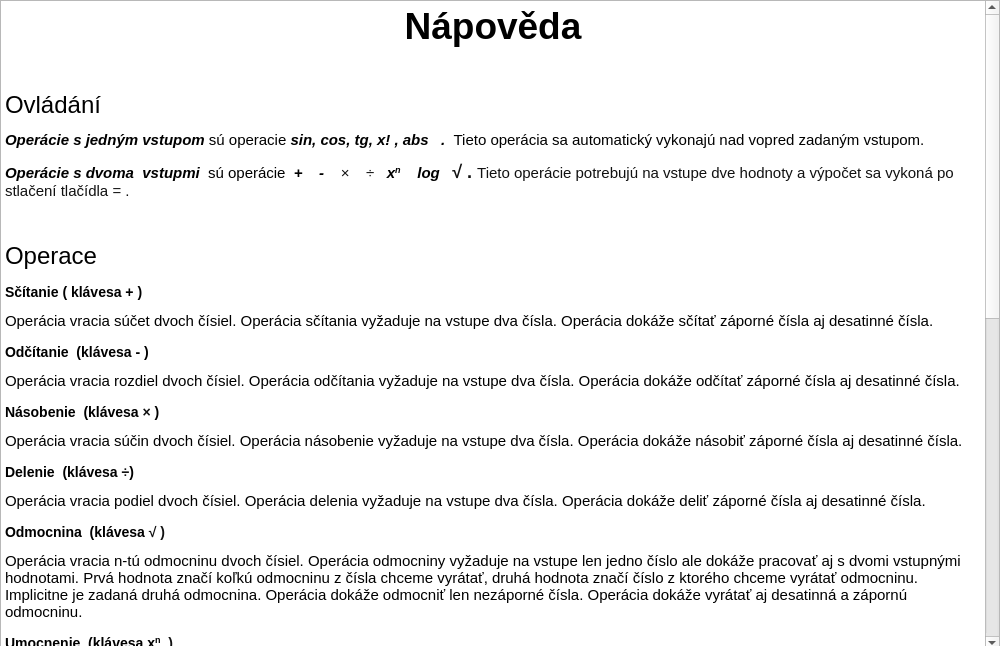
<?xml version="1.0" encoding="UTF-8"?>
<ui version="4.0">
 <class>Help</class>
 <widget class="QMainWindow" name="Help">
  <property name="geometry">
   <rect>
    <x>0</x>
    <y>0</y>
    <width>1000</width>
    <height>646</height>
   </rect>
  </property>
  <property name="sizePolicy">
   <sizepolicy hsizetype="Expanding" vsizetype="Expanding">
    <horstretch>0</horstretch>
    <verstretch>0</verstretch>
   </sizepolicy>
  </property>
  <property name="maximumSize">
   <size>
    <width>1000</width>
    <height>1000</height>
   </size>
  </property>
  <property name="windowTitle">
   <string>Help</string>
  </property>
  <widget class="QWidget" name="centralwidget">
   <property name="sizePolicy">
    <sizepolicy hsizetype="Expanding" vsizetype="Expanding">
     <horstretch>0</horstretch>
     <verstretch>0</verstretch>
    </sizepolicy>
   </property>
   <property name="minimumSize">
    <size>
     <width>0</width>
     <height>0</height>
    </size>
   </property>
   <widget class="QTextBrowser" name="textBrowser">
    <property name="enabled">
     <bool>true</bool>
    </property>
    <property name="geometry">
     <rect>
      <x>0</x>
      <y>0</y>
      <width>1000</width>
      <height>651</height>
     </rect>
    </property>
    <property name="sizePolicy">
     <sizepolicy hsizetype="Expanding" vsizetype="Expanding">
      <horstretch>0</horstretch>
      <verstretch>0</verstretch>
     </sizepolicy>
    </property>
    <property name="minimumSize">
     <size>
      <width>0</width>
      <height>0</height>
     </size>
    </property>
    <property name="maximumSize">
     <size>
      <width>1000</width>
      <height>1000</height>
     </size>
    </property>
    <property name="sizeIncrement">
     <size>
      <width>0</width>
      <height>0</height>
     </size>
    </property>
    <property name="autoFillBackground">
     <bool>false</bool>
    </property>
    <property name="lineWidth">
     <number>-2</number>
    </property>
    <property name="html">
     <string>&lt;!DOCTYPE HTML PUBLIC &quot;-//W3C//DTD HTML 4.0//EN&quot; &quot;http://www.w3.org/TR/REC-html40/strict.dtd&quot;&gt;
&lt;html&gt;&lt;head&gt;&lt;meta name=&quot;qrichtext&quot; content=&quot;1&quot; /&gt;&lt;style type=&quot;text/css&quot;&gt;
p, li { white-space: pre-wrap; }
&lt;/style&gt;&lt;/head&gt;&lt;body style=&quot; font-family:'Ubuntu'; font-size:11pt; font-weight:400; font-style:normal;&quot;&gt;
&lt;p align=&quot;center&quot; style=&quot; margin-top:0px; margin-bottom:0px; margin-left:0px; margin-right:0px; -qt-block-indent:0; text-indent:0px;&quot;&gt;&lt;span style=&quot; font-size:28pt; font-weight:600;&quot;&gt;Nápověda&lt;/span&gt;&lt;/p&gt;
&lt;p style=&quot;-qt-paragraph-type:empty; margin-top:0px; margin-bottom:0px; margin-left:0px; margin-right:0px; -qt-block-indent:0; text-indent:0px; font-size:28pt; font-weight:600;&quot;&gt;&lt;br /&gt;&lt;/p&gt;
&lt;p style=&quot; margin-top:0px; margin-bottom:0px; margin-left:0px; margin-right:0px; -qt-block-indent:0; text-indent:0px;&quot;&gt;&lt;span style=&quot; font-size:18pt;&quot;&gt;Ovládání&lt;/span&gt;&lt;/p&gt;
&lt;p style=&quot; margin-top:12px; margin-bottom:12px; margin-left:0px; margin-right:0px; -qt-block-indent:0; text-indent:0px;&quot;&gt;&lt;span style=&quot; font-family:'Times New Roman,serif'; font-weight:600; font-style:italic;&quot;&gt;Operácie s jedným vstupom &lt;/span&gt;&lt;span style=&quot; font-family:'Times New Roman,serif';&quot;&gt;sú operacie &lt;/span&gt;&lt;span style=&quot; font-family:'Times New Roman,serif'; font-weight:600; font-style:italic;&quot;&gt;sin, cos, tg, x! , abs   . &lt;/span&gt;&lt;span style=&quot; font-family:'Times New Roman,serif';&quot;&gt; Tieto operácia sa automatický vykonajú nad vopred zadaným vstupom.&lt;/span&gt; &lt;/p&gt;
&lt;p style=&quot; margin-top:12px; margin-bottom:12px; margin-left:0px; margin-right:0px; -qt-block-indent:0; text-indent:0px;&quot;&gt;&lt;span style=&quot; font-family:'Times New Roman,serif'; font-weight:600; font-style:italic;&quot;&gt;Operácie s dvoma  vstupmi &lt;/span&gt;&lt;span style=&quot; font-family:'Times New Roman,serif';&quot;&gt; sú operácie &lt;/span&gt;&lt;span style=&quot; font-family:'Times New Roman,serif'; font-weight:600; font-style:italic;&quot;&gt; +    -    &lt;/span&gt;&lt;span style=&quot; font-family:'Roboto'; color:#111111; background-color:#ffffff;&quot;&gt;×&lt;/span&gt;&lt;span style=&quot; font-family:'Times New Roman,serif'; font-weight:600; font-style:italic;&quot;&gt;    &lt;/span&gt;&lt;span style=&quot; font-family:'Roboto'; color:#111111; background-color:#ffffff;&quot;&gt;÷   &lt;/span&gt;&lt;span style=&quot; font-family:'Times New Roman,serif'; font-weight:600; font-style:italic;&quot;&gt;x&lt;/span&gt;&lt;span style=&quot; font-family:'Times New Roman,serif'; font-weight:600; font-style:italic; vertical-align:super;&quot;&gt;n&lt;/span&gt;&lt;span style=&quot; font-family:'Times New Roman,serif'; font-weight:600; font-style:italic;&quot;&gt;    log   &lt;/span&gt;&lt;span style=&quot; font-size:13.5pt; font-weight:600; color:#111111; background-color:#ffffff;&quot;&gt;√ . &lt;/span&gt;&lt;span style=&quot; color:#111111; background-color:#ffffff;&quot;&gt;Tieto operácie potrebujú na vstupe dve hodnoty a výpočet sa vykoná po stlačení tlačídla &lt;/span&gt;&lt;span style=&quot; font-style:italic; color:#111111; background-color:#ffffff;&quot;&gt;=&lt;/span&gt;&lt;span style=&quot; color:#111111; background-color:#ffffff;&quot;&gt; .&lt;/span&gt; &lt;/p&gt;
&lt;p style=&quot;-qt-paragraph-type:empty; margin-top:12px; margin-bottom:12px; margin-left:0px; margin-right:0px; -qt-block-indent:0; text-indent:0px;&quot;&gt;&lt;br /&gt;&lt;/p&gt;
&lt;p style=&quot; margin-top:12px; margin-bottom:12px; margin-left:0px; margin-right:0px; -qt-block-indent:0; text-indent:0px;&quot;&gt;&lt;span style=&quot; font-size:18pt;&quot;&gt;Operace&lt;/span&gt;&lt;/p&gt;
&lt;h3 style=&quot; margin-top:14px; margin-bottom:12px; margin-left:0px; margin-right:0px; -qt-block-indent:0; text-indent:0px;&quot;&gt;&lt;span style=&quot; font-family:'Times New Roman,serif'; font-size:large; font-weight:600; color:#000000;&quot;&gt;Sčítanie ( klávesa + )   &lt;/span&gt;&lt;/h3&gt;
&lt;p style=&quot; margin-top:12px; margin-bottom:12px; margin-left:0px; margin-right:0px; -qt-block-indent:0; text-indent:0px;&quot;&gt;Operácia vracia súčet dvoch čísiel. Operácia sčítania vyžaduje na vstupe dva čísla. Operácia dokáže sčítať záporné čísla aj desatinné čísla. &lt;/p&gt;
&lt;h3 style=&quot; margin-top:14px; margin-bottom:12px; margin-left:0px; margin-right:0px; -qt-block-indent:0; text-indent:0px;&quot;&gt;&lt;span style=&quot; font-family:'Times New Roman,serif'; font-size:large; font-weight:600; color:#000000;&quot;&gt;Odčítanie  (klávesa - )   &lt;/span&gt;&lt;/h3&gt;
&lt;p style=&quot; margin-top:12px; margin-bottom:12px; margin-left:0px; margin-right:0px; -qt-block-indent:0; text-indent:0px;&quot;&gt;Operácia vracia rozdiel dvoch čísiel. Operácia odčítania vyžaduje na vstupe dva čísla. Operácia dokáže odčítať záporné čísla aj desatinné čísla. &lt;/p&gt;
&lt;h3 style=&quot; margin-top:14px; margin-bottom:12px; margin-left:0px; margin-right:0px; -qt-block-indent:0; text-indent:0px;&quot;&gt;&lt;span style=&quot; font-family:'Times New Roman,serif'; font-size:large; font-weight:600; color:#000000;&quot;&gt;Násobenie  (klávesa &lt;/span&gt;&lt;span style=&quot; font-family:'Roboto'; font-size:large; font-weight:600; color:#111111; background-color:#ffffff;&quot;&gt;×&lt;/span&gt;&lt;span style=&quot; font-family:'Times New Roman,serif'; font-size:large; font-weight:600; color:#000000;&quot;&gt; )   &lt;/span&gt;&lt;/h3&gt;
&lt;p style=&quot; margin-top:12px; margin-bottom:12px; margin-left:0px; margin-right:0px; -qt-block-indent:0; text-indent:0px;&quot;&gt;Operácia vracia súčin dvoch čísiel. Operácia násobenie vyžaduje na vstupe dva čísla. Operácia dokáže násobiť záporné čísla aj desatinné čísla. &lt;/p&gt;
&lt;h3 style=&quot; margin-top:14px; margin-bottom:12px; margin-left:0px; margin-right:0px; -qt-block-indent:0; text-indent:0px;&quot;&gt;&lt;span style=&quot; font-family:'Times New Roman,serif'; font-size:large; font-weight:600; color:#000000;&quot;&gt;Delenie  (klávesa &lt;/span&gt;&lt;span style=&quot; font-family:'Roboto'; font-size:large; font-weight:600; color:#111111; background-color:#ffffff;&quot;&gt;÷&lt;/span&gt;&lt;span style=&quot; font-family:'Times New Roman,serif'; font-size:large; font-weight:600; color:#000000;&quot;&gt;)   &lt;/span&gt;&lt;/h3&gt;
&lt;p style=&quot; margin-top:12px; margin-bottom:12px; margin-left:0px; margin-right:0px; -qt-block-indent:0; text-indent:0px;&quot;&gt;Operácia vracia podiel dvoch čísiel. Operácia delenia vyžaduje na vstupe dva čísla. Operácia dokáže deliť záporné čísla aj desatinné čísla. &lt;/p&gt;
&lt;h3 style=&quot; margin-top:14px; margin-bottom:12px; margin-left:0px; margin-right:0px; -qt-block-indent:0; text-indent:0px;&quot;&gt;&lt;span style=&quot; font-family:'Times New Roman,serif'; font-size:large; font-weight:600; color:#000000;&quot;&gt;Odmocnina  (klávesa &lt;/span&gt;&lt;span style=&quot; font-size:13.5pt; font-weight:600; color:#111111; background-color:#ffffff;&quot;&gt;√ )&lt;/span&gt;&lt;span style=&quot; font-size:large; font-weight:600;&quot;&gt; &lt;/span&gt;&lt;/h3&gt;
&lt;p style=&quot; margin-top:12px; margin-bottom:12px; margin-left:0px; margin-right:0px; -qt-block-indent:0; text-indent:0px;&quot;&gt;Operácia vracia n-tú odmocninu dvoch čísiel. Operácia odmocniny vyžaduje na vstupe len jedno číslo ale dokáže pracovať aj s dvomi vstupnými hodnotami. Prvá hodnota značí koľkú odmocninu z čísla chceme vyrátať, druhá hodnota značí číslo z ktorého chceme vyrátať odmocninu. Implicitne je zadaná druhá odmocnina. Operácia dokáže odmocniť len nezáporné čísla. Operácia dokáže vyrátať aj desatinná a zápornú odmocninu. &lt;/p&gt;
&lt;h3 style=&quot; margin-top:14px; margin-bottom:12px; margin-left:0px; margin-right:0px; -qt-block-indent:0; text-indent:0px;&quot;&gt;&lt;span style=&quot; font-family:'Times New Roman,serif'; font-size:large; font-weight:600; color:#000000;&quot;&gt;Umocnenie  (klávesa x&lt;/span&gt;&lt;span style=&quot; font-family:'Times New Roman,serif'; font-size:large; font-weight:600; color:#000000; vertical-align:super;&quot;&gt;n&lt;/span&gt;&lt;span style=&quot; font-family:'Times New Roman,serif'; font-size:large; font-weight:600; color:#000000;&quot;&gt; &lt;/span&gt;&lt;span style=&quot; font-size:13.5pt; font-weight:600; color:#111111; background-color:#ffffff;&quot;&gt; )&lt;/span&gt;&lt;span style=&quot; font-size:large; font-weight:600;&quot;&gt; &lt;/span&gt;&lt;/h3&gt;
&lt;p style=&quot; margin-top:12px; margin-bottom:12px; margin-left:0px; margin-right:0px; -qt-block-indent:0; text-indent:0px;&quot;&gt;Operácia vracia n-tú mocninu dvoch čísiel. Operácia mocniny vyžaduje na vstupe len jedno číslo ale dokáže pracovať aj s dvomi vstupnými hodnotami. Prvá hodnota značí argument mocniny, druhá hodnota značí exponent mocniny. Implicitne je zadaný argument ako &lt;span style=&quot; font-weight:600;&quot;&gt;e&lt;/span&gt;. Operácia nedokáže umocniť záporné desatinné číslo na iné záporné desatinné číslo. Ostatné kombinácie argumentov by mali fungovať .&lt;/p&gt;
&lt;p style=&quot; margin-top:12px; margin-bottom:12px; margin-left:0px; margin-right:0px; -qt-block-indent:0; text-indent:0px;&quot;&gt;  &lt;span style=&quot; font-family:'Times New Roman,serif'; font-size:large; font-weight:600; color:#000000;&quot;&gt;Logaritmus  (klávesa log &lt;/span&gt;&lt;span style=&quot; font-size:13.5pt; font-weight:600; color:#111111; background-color:#ffffff;&quot;&gt; )&lt;/span&gt;&lt;span style=&quot; font-size:large; font-weight:600;&quot;&gt; &lt;/span&gt;&lt;/p&gt;
&lt;p style=&quot; margin-top:12px; margin-bottom:12px; margin-left:0px; margin-right:0px; -qt-block-indent:0; text-indent:0px;&quot;&gt;Operácia vracia n-tý logaritmus dvoch čísiel. Operácia logaritmu vyžaduje na vstupe len jedno číslo ale dokáže pracovať aj s dvomi vstupnými hodnotami. Prvá hodnota značí základ logaritmu, druhá hodnota značí číslo z ktorého sa má logaritmus vyrátať. Implicitne je zadaný základ &lt;span style=&quot; font-weight:600;&quot;&gt;10&lt;/span&gt;. Operácia nedokáže pracovať s nekladným číslami a s argumentom rovným jednej. &lt;/p&gt;
&lt;h3 style=&quot; margin-top:14px; margin-bottom:12px; margin-left:0px; margin-right:0px; -qt-block-indent:0; text-indent:0px;&quot;&gt;&lt;span style=&quot; font-family:'Times New Roman,serif'; font-size:large; font-weight:600; color:#000000;&quot;&gt;Faktorial   (klávesa x! &lt;/span&gt;&lt;span style=&quot; font-size:13.5pt; font-weight:600; color:#111111; background-color:#ffffff;&quot;&gt; )&lt;/span&gt;&lt;span style=&quot; font-size:large; font-weight:600;&quot;&gt; &lt;/span&gt;&lt;/h3&gt;
&lt;p style=&quot; margin-top:12px; margin-bottom:12px; margin-left:0px; margin-right:0px; -qt-block-indent:0; text-indent:0px;&quot;&gt;Operácia vracia faktorial daného čísla. Operácia logaritmu vyžaduje na vstupe len jedno číslo. Operácia dokáže pracovať len s prirodzenými číslami a s nulou. &lt;/p&gt;
&lt;h3 style=&quot; margin-top:14px; margin-bottom:12px; margin-left:0px; margin-right:0px; -qt-block-indent:0; text-indent:0px;&quot;&gt;&lt;span style=&quot; font-family:'Times New Roman,serif'; font-size:large; font-weight:600; color:#000000;&quot;&gt;Sinus , cosinus   (klávesa    sin    cos &lt;/span&gt;&lt;span style=&quot; font-size:13.5pt; font-weight:600; color:#111111; background-color:#ffffff;&quot;&gt; )&lt;/span&gt;&lt;span style=&quot; font-size:large; font-weight:600;&quot;&gt; &lt;/span&gt;&lt;/h3&gt;
&lt;p style=&quot; margin-top:12px; margin-bottom:12px; margin-left:0px; margin-right:0px; -qt-block-indent:0; text-indent:0px;&quot;&gt;Operácie vracajú sinus a cosinus daného uhla. Operácia logaritmu vyžaduje na vstupe len jedno číslo. Operácia pracuje v &lt;span style=&quot; font-weight:600;&quot;&gt;radianoch.&lt;/span&gt; &lt;/p&gt;
&lt;h3 style=&quot; margin-top:14px; margin-bottom:12px; margin-left:0px; margin-right:0px; -qt-block-indent:0; text-indent:0px;&quot;&gt;&lt;span style=&quot; font-family:'Times New Roman,serif'; font-size:large; font-weight:600; color:#000000;&quot;&gt;Tangens (klávesa  tg &lt;/span&gt;&lt;span style=&quot; font-size:13.5pt; font-weight:600; color:#111111; background-color:#ffffff;&quot;&gt; )&lt;/span&gt;&lt;span style=&quot; font-size:large; font-weight:600;&quot;&gt; &lt;/span&gt;&lt;/h3&gt;
&lt;p style=&quot; margin-top:12px; margin-bottom:12px; margin-left:0px; margin-right:0px; -qt-block-indent:0; text-indent:0px;&quot;&gt;Operácie vracajú tangens daného uhla. Operácia logaritmu vyžaduje na vstupe len jedno číslo. Operácia pracuje v &lt;span style=&quot; font-weight:600;&quot;&gt;radianoch. &lt;/span&gt;Operacia tangens nieje definovaná pre k*&lt;span style=&quot; font-family:'Times New Roman,serif'; font-weight:600; color:#666666; background-color:#ffffff;&quot;&gt; &lt;/span&gt;&lt;span style=&quot; font-family:'Times New Roman,serif'; color:#000000; background-color:#ffffff;&quot;&gt;π&lt;/span&gt; /2 &lt;/p&gt;
&lt;h3 style=&quot; margin-top:14px; margin-bottom:12px; margin-left:0px; margin-right:0px; -qt-block-indent:0; text-indent:0px;&quot;&gt;&lt;span style=&quot; font-family:'Times New Roman,serif'; font-size:large; font-weight:600; color:#000000;&quot;&gt;Absolutná hodnota (klávesa  abs &lt;/span&gt;&lt;span style=&quot; font-size:13.5pt; font-weight:600; color:#111111; background-color:#ffffff;&quot;&gt; )&lt;/span&gt;&lt;span style=&quot; font-size:large; font-weight:600;&quot;&gt; &lt;/span&gt;&lt;/h3&gt;
&lt;p style=&quot; margin-top:12px; margin-bottom:12px; margin-left:0px; margin-right:0px; -qt-block-indent:0; text-indent:0px;&quot;&gt;Operácie vracajú absolutnú hodnotu. Operácia vyžaduje na vstupe len jedno číslo. &lt;/p&gt;
&lt;p style=&quot;-qt-paragraph-type:empty; margin-top:12px; margin-bottom:12px; margin-left:0px; margin-right:0px; -qt-block-indent:0; text-indent:0px;&quot;&gt;&lt;br /&gt;&lt;/p&gt;
&lt;p style=&quot; margin-top:12px; margin-bottom:12px; margin-left:0px; margin-right:0px; -qt-block-indent:0; text-indent:0px;&quot;&gt;Tento software bol vytvorený ako projekt na predmet IVS  študentami Fakutly informačních technologií Vysoké učení technické v Brně &lt;/p&gt;
&lt;p style=&quot; margin-top:12px; margin-bottom:12px; margin-left:0px; margin-right:0px; -qt-block-indent:0; text-indent:0px;&quot;&gt;&lt;span style=&quot; font-family:'Times New Roman,serif'; color:#000000; background-color:#ffffff;&quot;&gt;Mach Ondřej                xmacho12@stud.fit.vutbr.cz&lt;/span&gt;&lt;span style=&quot; font-family:'Times New Roman,serif';&quot;&gt; &lt;/span&gt;&lt;/p&gt;
&lt;p style=&quot; margin-top:12px; margin-bottom:12px; margin-left:0px; margin-right:0px; -qt-block-indent:0; text-indent:0px;&quot;&gt;&lt;span style=&quot; font-family:'Times New Roman,serif'; color:#000000;&quot;&gt;Lán Rostislav&lt;/span&gt;                &lt;span style=&quot; font-family:'Times New Roman,serif'; color:#000000;&quot;&gt;xlanro00@stud.fit.vutbr.cz&lt;/span&gt; &lt;/p&gt;
&lt;p style=&quot; margin-top:12px; margin-bottom:12px; margin-left:0px; margin-right:0px; -qt-block-indent:0; text-indent:0px;&quot;&gt;&lt;span style=&quot; font-family:'Times New Roman,serif'; color:#000000; background-color:#ffffff;&quot;&gt;Hnatovskyj Vítek         &lt;/span&gt;&lt;span style=&quot; font-family:'Times New Roman,serif'; color:#000000;&quot;&gt;xhnato00@stud.fit.vutbr.cz&lt;/span&gt; &lt;/p&gt;
&lt;p style=&quot; margin-top:12px; margin-bottom:12px; margin-left:0px; margin-right:0px; -qt-block-indent:0; text-indent:0px;&quot;&gt;&lt;span style=&quot; font-family:'Times New Roman,serif'; color:#000000;&quot;&gt;Slivka Matej                xslivk03@stud.fit.vutbr.cz&lt;/span&gt; &lt;/p&gt;
&lt;p style=&quot;-qt-paragraph-type:empty; margin-top:12px; margin-bottom:12px; margin-left:0px; margin-right:0px; -qt-block-indent:0; text-indent:0px;&quot;&gt;&lt;br /&gt;&lt;/p&gt;
&lt;p style=&quot;-qt-paragraph-type:empty; margin-top:12px; margin-bottom:12px; margin-left:0px; margin-right:0px; -qt-block-indent:0; text-indent:0px;&quot;&gt;&lt;br /&gt;&lt;/p&gt;&lt;/body&gt;&lt;/html&gt;</string>
    </property>
   </widget>
  </widget>
 </widget>
 <resources/>
 <connections/>
</ui>
